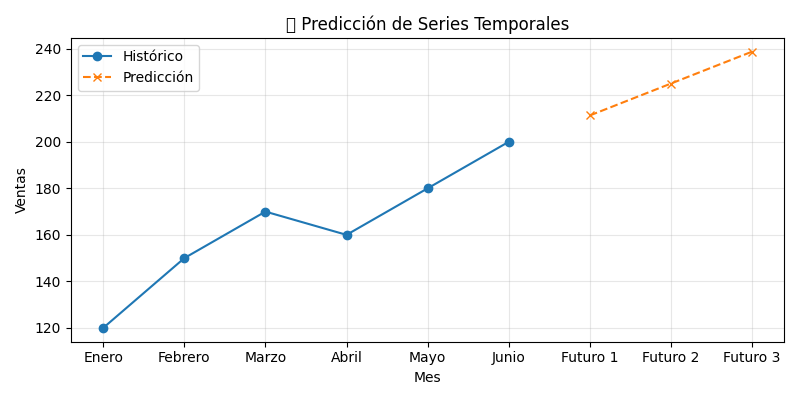

The Python source for this figure:
"""
📊 Predicción de Series Temporales
--------------------------------
Script que entrena un modelo de regresión lineal para predecir
los próximos valores de una serie de datos (ej. ventas mensuales).
Genera un dataset de ejemplo si no encuentra el CSV.
"""

import pandas as pd
import matplotlib.pyplot as plt
from sklearn.linear_model import LinearRegression
import numpy as np
import os

CSV_FILE = "datasets/ventas.csv"

def generar_dataset_ejemplo():
    """Crea un CSV con datos ficticios si no existe."""
    print("📁 No se encontró 'ventas.csv', generando dataset de ejemplo...")
    os.makedirs("datasets", exist_ok=True)
    datos = {
        "Mes": ["Enero", "Febrero", "Marzo", "Abril", "Mayo", "Junio"],
        "Ventas": [120, 150, 180, 170, 200, 210],
        "Categoria": ["A", "A", "B", "B", "C", "C"]  # Columna extra opcional
    }
    df = pd.DataFrame(datos)
    df.to_csv(CSV_FILE, index=False)
    return df

def cargar_datos():
    """Carga datos del CSV o genera uno de ejemplo."""
    if not os.path.exists(CSV_FILE):
        return generar_dataset_ejemplo()
    df = pd.read_csv(CSV_FILE)

    # Validación flexible: solo necesitamos Mes y Ventas
    columnas = df.columns
    if "Mes" not in columnas or "Ventas" not in columnas:
        print("⚠️ El CSV debe contener al menos las columnas 'Mes' y 'Ventas'.")
        return None

    # Filtramos solo columnas relevantes
    df = df[["Mes", "Ventas"]]
    return df

if __name__ == "__main__":
    df = cargar_datos()
    if df is not None:
        X = np.arange(len(df)).reshape(-1, 1)
        y = df["Ventas"].values

        modelo = LinearRegression()
        modelo.fit(X, y)

        # Predicción de próximos 3 meses
        futuros = np.arange(len(df), len(df) + 3).reshape(-1, 1)
        predicciones = modelo.predict(futuros)

        # Mostrar predicciones en consola
        print("\n🔮 Predicciones de los próximos meses:")
        for i, p in enumerate(predicciones, 1):
            print(f"Mes Futuro {i}: {p:.2f} unidades")

        # Graficar
        plt.figure(figsize=(8, 4))
        plt.plot(df["Mes"], y, label="Histórico", marker="o")
        plt.plot([f"Futuro {i}" for i in range(1, 4)], predicciones,
                 label="Predicción", marker="x", linestyle="--")
        plt.legend()
        plt.title("📈 Predicción de Series Temporales")
        plt.xlabel("Mes")
        plt.ylabel("Ventas")
        plt.grid(alpha=0.3)
        plt.tight_layout()

        # Guardar y mostrar
        plt.savefig("prediccion_series.png")
        print("\n✅ Gráfica guardada como 'prediccion_series.png'")
        plt.show()
